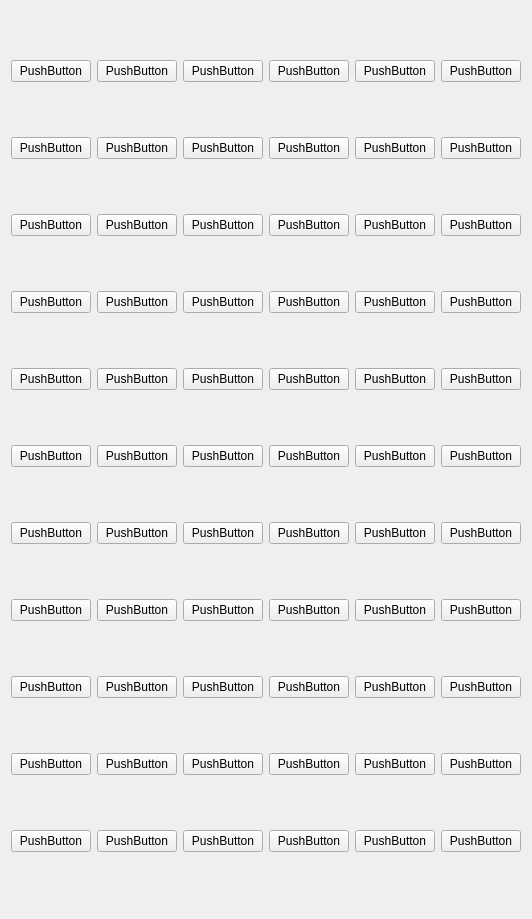
            <widget class="QWidget" name="gw_Zone_Sel">
             <property name="geometry">
              <rect>
               <x>0</x>
               <y>0</y>
               <width>498</width>
               <height>919</height>
              </rect>
             </property>
             <layout class="QGridLayout" name="gridLayout_3">
              <item row="1" column="1">
               <widget class="QPushButton" name="pushButton_7">
                <property name="text">
                 <string>PushButton</string>
                </property>
               </widget>
              </item>
              <item row="0" column="5">
               <widget class="QPushButton" name="pushButton_6">
                <property name="text">
                 <string>PushButton</string>
                </property>
               </widget>
              </item>
              <item row="3" column="3">
               <widget class="QPushButton" name="pushButton_21">
                <property name="text">
                 <string>PushButton</string>
                </property>
               </widget>
              </item>
              <item row="6" column="1">
               <widget class="QPushButton" name="pushButton_37">
                <property name="text">
                 <string>PushButton</string>
                </property>
               </widget>
              </item>
              <item row="9" column="4">
               <widget class="QPushButton" name="pushButton_58">
                <property name="text">
                 <string>PushButton</string>
                </property>
               </widget>
              </item>
              <item row="3" column="0">
               <widget class="QPushButton" name="pushButton_18">
                <property name="text">
                 <string>PushButton</string>
                </property>
               </widget>
              </item>
              <item row="0" column="1">
               <widget class="QPushButton" name="pushButton_2">
                <property name="text">
                 <string>PushButton</string>
                </property>
               </widget>
              </item>
              <item row="5" column="4">
               <widget class="QPushButton" name="pushButton_34">
                <property name="text">
                 <string>PushButton</string>
                </property>
               </widget>
              </item>
              <item row="9" column="1">
               <widget class="QPushButton" name="pushButton_55">
                <property name="text">
                 <string>PushButton</string>
                </property>
               </widget>
              </item>
              <item row="8" column="0">
               <widget class="QPushButton" name="pushButton_48">
                <property name="text">
                 <string>PushButton</string>
                </property>
               </widget>
              </item>
              <item row="0" column="3">
               <widget class="QPushButton" name="pushButton_4">
                <property name="text">
                 <string>PushButton</string>
                </property>
               </widget>
              </item>
              <item row="5" column="0">
               <widget class="QPushButton" name="pushButton_30">
                <property name="text">
                 <string>PushButton</string>
                </property>
               </widget>
              </item>
              <item row="4" column="0">
               <widget class="QPushButton" name="pushButton_24">
                <property name="text">
                 <string>PushButton</string>
                </property>
               </widget>
              </item>
              <item row="4" column="1">
               <widget class="QPushButton" name="pushButton_25">
                <property name="text">
                 <string>PushButton</string>
                </property>
               </widget>
              </item>
              <item row="2" column="0">
               <widget class="QPushButton" name="pushButton_12">
                <property name="text">
                 <string>PushButton</string>
                </property>
               </widget>
              </item>
              <item row="3" column="4">
               <widget class="QPushButton" name="pushButton_22">
                <property name="text">
                 <string>PushButton</string>
                </property>
               </widget>
              </item>
              <item row="7" column="4">
               <widget class="QPushButton" name="pushButton_46">
                <property name="text">
                 <string>PushButton</string>
                </property>
               </widget>
              </item>
              <item row="7" column="1">
               <widget class="QPushButton" name="pushButton_43">
                <property name="text">
                 <string>PushButton</string>
                </property>
               </widget>
              </item>
              <item row="2" column="1">
               <widget class="QPushButton" name="pushButton_13">
                <property name="text">
                 <string>PushButton</string>
                </property>
               </widget>
              </item>
              <item row="4" column="4">
               <widget class="QPushButton" name="pushButton_28">
                <property name="text">
                 <string>PushButton</string>
                </property>
               </widget>
              </item>
              <item row="6" column="4">
               <widget class="QPushButton" name="pushButton_40">
                <property name="text">
                 <string>PushButton</string>
                </property>
               </widget>
              </item>
              <item row="2" column="5">
               <widget class="QPushButton" name="pushButton_17">
                <property name="text">
                 <string>PushButton</string>
                </property>
               </widget>
              </item>
              <item row="3" column="1">
               <widget class="QPushButton" name="pushButton_19">
                <property name="text">
                 <string>PushButton</string>
                </property>
               </widget>
              </item>
              <item row="7" column="0">
               <widget class="QPushButton" name="pushButton_42">
                <property name="text">
                 <string>PushButton</string>
                </property>
               </widget>
              </item>
              <item row="2" column="2">
               <widget class="QPushButton" name="pushButton_14">
                <property name="text">
                 <string>PushButton</string>
                </property>
               </widget>
              </item>
              <item row="0" column="4">
               <widget class="QPushButton" name="pushButton_5">
                <property name="text">
                 <string>PushButton</string>
                </property>
               </widget>
              </item>
              <item row="1" column="5">
               <widget class="QPushButton" name="pushButton_11">
                <property name="text">
                 <string>PushButton</string>
                </property>
               </widget>
              </item>
              <item row="7" column="2">
               <widget class="QPushButton" name="pushButton_44">
                <property name="text">
                 <string>PushButton</string>
                </property>
               </widget>
              </item>
              <item row="3" column="2">
               <widget class="QPushButton" name="pushButton_20">
                <property name="text">
                 <string>PushButton</string>
                </property>
               </widget>
              </item>
              <item row="9" column="3">
               <widget class="QPushButton" name="pushButton_57">
                <property name="text">
                 <string>PushButton</string>
                </property>
               </widget>
              </item>
              <item row="1" column="2">
               <widget class="QPushButton" name="pushButton_8">
                <property name="text">
                 <string>PushButton</string>
                </property>
               </widget>
              </item>
              <item row="8" column="5">
               <widget class="QPushButton" name="pushButton_53">
                <property name="text">
                 <string>PushButton</string>
                </property>
               </widget>
              </item>
              <item row="1" column="4">
               <widget class="QPushButton" name="pushButton_10">
                <property name="text">
                 <string>PushButton</string>
                </property>
               </widget>
              </item>
              <item row="5" column="1">
               <widget class="QPushButton" name="pushButton_31">
                <property name="text">
                 <string>PushButton</string>
                </property>
               </widget>
              </item>
              <item row="7" column="5">
               <widget class="QPushButton" name="pushButton_47">
                <property name="text">
                 <string>PushButton</string>
                </property>
               </widget>
              </item>
              <item row="5" column="5">
               <widget class="QPushButton" name="pushButton_35">
                <property name="text">
                 <string>PushButton</string>
                </property>
               </widget>
              </item>
              <item row="1" column="3">
               <widget class="QPushButton" name="pushButton_9">
                <property name="text">
                 <string>PushButton</string>
                </property>
               </widget>
              </item>
              <item row="6" column="2">
               <widget class="QPushButton" name="pushButton_38">
                <property name="text">
                 <string>PushButton</string>
                </property>
               </widget>
              </item>
              <item row="0" column="0">
               <widget class="QPushButton" name="pushButton_1">
                <property name="text">
                 <string>PushButton</string>
                </property>
               </widget>
              </item>
              <item row="6" column="5">
               <widget class="QPushButton" name="pushButton_41">
                <property name="text">
                 <string>PushButton</string>
                </property>
               </widget>
              </item>
              <item row="9" column="0">
               <widget class="QPushButton" name="pushButton_54">
                <property name="text">
                 <string>PushButton</string>
                </property>
               </widget>
              </item>
              <item row="5" column="2">
               <widget class="QPushButton" name="pushButton_32">
                <property name="text">
                 <string>PushButton</string>
                </property>
               </widget>
              </item>
              <item row="1" column="0">
               <widget class="QPushButton" name="pushButton">
                <property name="text">
                 <string>PushButton</string>
                </property>
               </widget>
              </item>
              <item row="2" column="3">
               <widget class="QPushButton" name="pushButton_15">
                <property name="text">
                 <string>PushButton</string>
                </property>
               </widget>
              </item>
              <item row="4" column="5">
               <widget class="QPushButton" name="pushButton_29">
                <property name="text">
                 <string>PushButton</string>
                </property>
               </widget>
              </item>
              <item row="3" column="5">
               <widget class="QPushButton" name="pushButton_23">
                <property name="text">
                 <string>PushButton</string>
                </property>
               </widget>
              </item>
              <item row="9" column="5">
               <widget class="QPushButton" name="pushButton_59">
                <property name="text">
                 <string>PushButton</string>
                </property>
               </widget>
              </item>
              <item row="8" column="1">
               <widget class="QPushButton" name="pushButton_49">
                <property name="text">
                 <string>PushButton</string>
                </property>
               </widget>
              </item>
              <item row="5" column="3">
               <widget class="QPushButton" name="pushButton_33">
                <property name="text">
                 <string>PushButton</string>
                </property>
               </widget>
              </item>
              <item row="6" column="0">
               <widget class="QPushButton" name="pushButton_36">
                <property name="text">
                 <string>PushButton</string>
                </property>
               </widget>
              </item>
              <item row="9" column="2">
               <widget class="QPushButton" name="pushButton_56">
                <property name="text">
                 <string>PushButton</string>
                </property>
               </widget>
              </item>
              <item row="4" column="2">
               <widget class="QPushButton" name="pushButton_26">
                <property name="text">
                 <string>PushButton</string>
                </property>
               </widget>
              </item>
              <item row="8" column="4">
               <widget class="QPushButton" name="pushButton_52">
                <property name="text">
                 <string>PushButton</string>
                </property>
               </widget>
              </item>
              <item row="4" column="3">
               <widget class="QPushButton" name="pushButton_27">
                <property name="text">
                 <string>PushButton</string>
                </property>
               </widget>
              </item>
              <item row="2" column="4">
               <widget class="QPushButton" name="pushButton_16">
                <property name="text">
                 <string>PushButton</string>
                </property>
               </widget>
              </item>
              <item row="8" column="2">
               <widget class="QPushButton" name="pushButton_50">
                <property name="text">
                 <string>PushButton</string>
                </property>
               </widget>
              </item>
              <item row="6" column="3">
               <widget class="QPushButton" name="pushButton_39">
                <property name="text">
                 <string>PushButton</string>
                </property>
               </widget>
              </item>
              <item row="0" column="2">
               <widget class="QPushButton" name="pushButton_3">
                <property name="text">
                 <string>PushButton</string>
                </property>
               </widget>
              </item>
              <item row="7" column="3">
               <widget class="QPushButton" name="pushButton_45">
                <property name="text">
                 <string>PushButton</string>
                </property>
               </widget>
              </item>
              <item row="8" column="3">
               <widget class="QPushButton" name="pushButton_51">
                <property name="text">
                 <string>PushButton</string>
                </property>
               </widget>
              </item>
              <item row="10" column="0">
               <widget class="QPushButton" name="pushButton_60">
                <property name="text">
                 <string>PushButton</string>
                </property>
               </widget>
              </item>
              <item row="10" column="1">
               <widget class="QPushButton" name="pushButton_61">
                <property name="text">
                 <string>PushButton</string>
                </property>
               </widget>
              </item>
              <item row="10" column="2">
               <widget class="QPushButton" name="pushButton_62">
                <property name="text">
                 <string>PushButton</string>
                </property>
               </widget>
              </item>
              <item row="10" column="3">
               <widget class="QPushButton" name="pushButton_63">
                <property name="text">
                 <string>PushButton</string>
                </property>
               </widget>
              </item>
              <item row="10" column="4">
               <widget class="QPushButton" name="pushButton_64">
                <property name="text">
                 <string>PushButton</string>
                </property>
               </widget>
              </item>
              <item row="10" column="5">
               <widget class="QPushButton" name="pushButton_65">
                <property name="text">
                 <string>PushButton</string>
                </property>
               </widget>
              </item>
             </layout>
            </widget>
